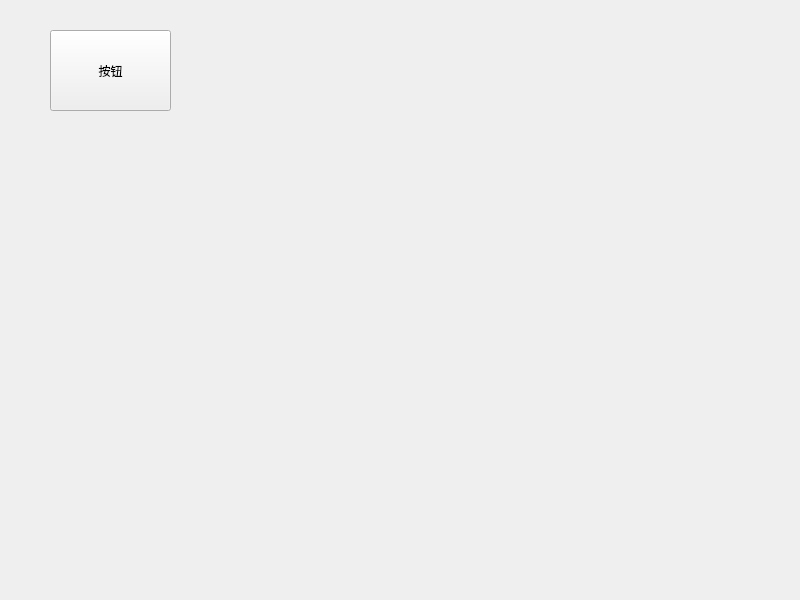
<?xml version="1.0" encoding="UTF-8"?>
<ui version="4.0">
 <class>Widget</class>
 <widget class="QWidget" name="Widget">
  <property name="geometry">
   <rect>
    <x>0</x>
    <y>0</y>
    <width>800</width>
    <height>600</height>
   </rect>
  </property>
  <property name="windowTitle">
   <string>Widget</string>
  </property>
  <widget class="QPushButton" name="pushButton">
   <property name="geometry">
    <rect>
     <x>50</x>
     <y>30</y>
     <width>121</width>
     <height>81</height>
    </rect>
   </property>
   <property name="text">
    <string>按钮</string>
   </property>
  </widget>
 </widget>
 <resources/>
 <connections/>
</ui>
